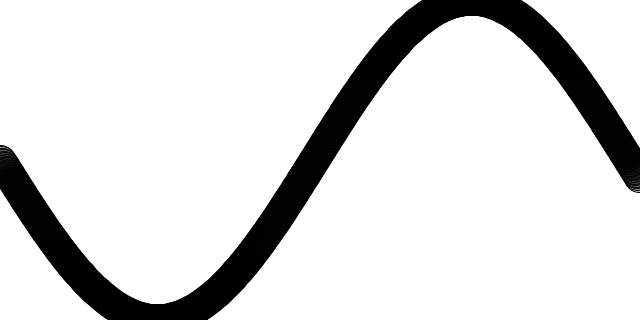
Frame 1 (no input)
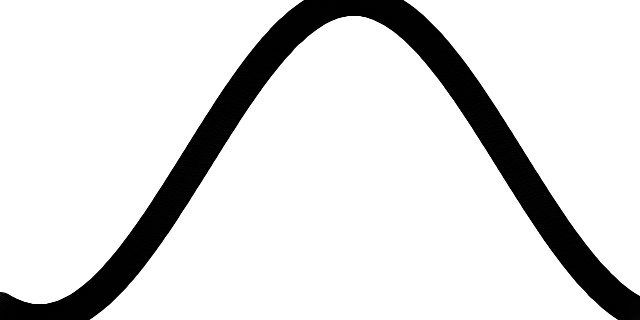
Frame 60 (the mouse pressed at the canvas centre just before this capture)
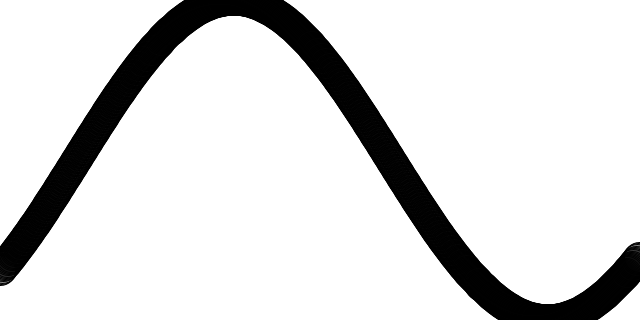
Frame 120 (the mouse held since frame 60 and released just before this capture)

The Processing sketch that drew these frames (run headless with seeded random() and noise(); from frame 60 on, the mouse is pressed at the canvas centre):

// Processing sketch: c3_8_wave
// ── c3_8_wave.pde
float startAngle = 0;
float angleVel = 0.01;

void setup(){
  size(640, 320);
}

void draw(){
  background(255);
  float angle = startAngle;
  startAngle += 0.02;

  for (int x = 0; x < width; x++) {
    float y = map(sin(angle), -1, 1, 0, height);
    fill(0, 50);
    ellipse(x, y, 30, 30);
    angle += angleVel;

  };
}
